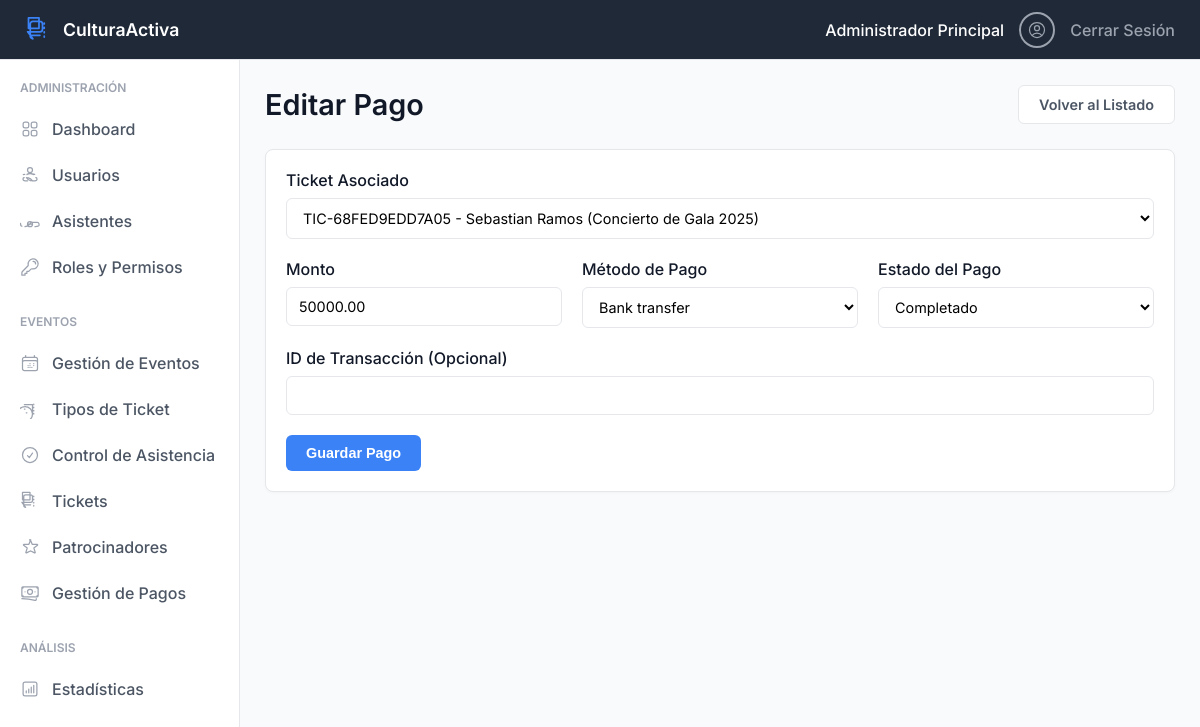
Screenshot of /admin/pago_gestionar.php?id=2 (signed in) with the database file from the repository.
### tables this page shows
CREATE TABLE `pagos` (
  `id_pago` int(11) NOT NULL,
  `id_ticket` int(11) DEFAULT NULL,
  `monto` decimal(10,2) NOT NULL,
  `metodo` varchar(50) DEFAULT NULL COMMENT 'Credit card, Bank transfer (de gestion-de-pagos-*.jpg)',
  `estado` varchar(50) DEFAULT 'Pendiente' COMMENT 'Completado, Pendiente, Reembolsado',
  `fecha_pago` timestamp NOT NULL DEFAULT current_timestamp(),
  `id_transaccion` varchar(255) DEFAULT NULL
);

CREATE TABLE `tickets` (
  `id_ticket` int(11) NOT NULL,
  `numero_ticket` varchar(20) NOT NULL COMMENT 'Ej: CON-59552',
  `id_evento` int(11) DEFAULT NULL,
  `id_usuario` int(11) DEFAULT NULL COMMENT 'El asistente que compró',
  `id_tipo_ticket` int(11) DEFAULT NULL,
  `estado` varchar(50) DEFAULT 'Activo' COMMENT 'Activo, Usado (de tikets-*.png)',
  `escaneado` tinyint(1) DEFAULT 0,
  `fecha_compra` timestamp NOT NULL DEFAULT current_timestamp()
);

CREATE TABLE `usuarios` (
  `id_usuario` int(11) NOT NULL,
  `nombre_completo` varchar(255) NOT NULL,
  `email` varchar(255) NOT NULL,
  `password_hash` varchar(255) NOT NULL,
  `id_rol` int(11) DEFAULT NULL,
  `fecha_creacion` timestamp NOT NULL DEFAULT current_timestamp(),
  `estado` varchar(20) DEFAULT 'Activo',
  `telefono` varchar(20) DEFAULT NULL
);

CREATE TABLE `eventos` (
  `id_evento` int(11) NOT NULL,
  `nombre` varchar(255) NOT NULL,
  `descripcion` text DEFAULT NULL,
  `fecha_evento` datetime NOT NULL,
  `lugar` varchar(255) NOT NULL,
  `id_organizador` int(11) DEFAULT NULL,
  `fecha_publicacion` timestamp NOT NULL DEFAULT current_timestamp(),
  `estado` varchar(50) DEFAULT 'Borrador',
  `capacidad` int(11) DEFAULT 500,
  `visibilidad` varchar(50) DEFAULT 'Público'
);

### admin/pago_gestionar.php (the view, shortened to what this page needs)
<?php
require '../includes/db_connection.php';
$id_pago = $_GET['id'] ?? null;
$is_editing = ($id_pago !== null);
$pago = [
    'id_ticket' => '',
    'monto' => '0.00',
    'metodo' => 'Bank transfer',
    'estado' => 'Pendiente',
    'id_transaccion' => ''
];
if ($is_editing) {
    $stmt = $pdo->prepare("SELECT * FROM pagos WHERE id_pago = ?");
    $stmt->execute([$id_pago]);
    $data = $stmt->fetch();
    if ($data) {
        $pago = $data;
    }
}
$stmt_tickets = $pdo->query("
    SELECT
        t.id_ticket, t.numero_ticket,
        u.nombre_completo as asistente_nombre,
        e.nombre as evento_nombre
    FROM tickets t
    JOIN usuarios u ON t.id_usuario = u.id_usuario
    JOIN eventos e ON t.id_evento = e.id_evento
    ORDER BY t.id_ticket DESC
");
$tickets = $stmt_tickets->fetchAll();
include '../includes/header.php';
include '../includes/sidebar.php';
?>
<main class="content">
    <div class="header-bar">
        <h1><?php echo $is_editing ? 'Editar Pago' : 'Crear Nuevo Pago'; ?></h1>
        <a href="pagos.php" class="btn btn-secondary">Volver al Listado</a>
    </div>
    <div class="card">
        <div class="card-body">
            <form action="pago_gestionar.php<?php if ($is_editing) echo '?id=' . $id_pago; ?>" method="POST">
                <div class="form-group">
                    <label for="id_ticket">Ticket Asociado</label>
                    <select id="id_ticket" name="id_ticket" class="form-control" required>
                        <?php foreach ($tickets as $ticket): ?>
                            <option value="<?php echo $ticket['id_ticket']; ?>" <?php if ($pago['id_ticket'] == $ticket['id_ticket']) echo 'selected'; ?>>
                                <?php echo htmlspecialchars($ticket['numero_ticket'] . ' - ' . $ticket['asistente_nombre'] . ' (' . $ticket['evento_nombre'] . ')'); ?>
                            </option>
                        <?php endforeach; ?>
                    </select>
                </div>
                <div class="form-grid-3">
                    <div class="form-group">
                        <label for="monto">Monto</label>
                        <input type="number" step="0.01" id="monto" name="monto" class="form-control" value="<?php echo htmlspecialchars($pago['monto']); ?>" required>
                    </div>
                    <div class="form-group">
                        <label for="metodo">Método de Pago</label>
                        <select id="metodo" name="metodo" class="form-control" required>
                            <option value="Bank transfer" <?php if ($pago['metodo'] == 'Bank transfer') echo 'selected'; ?>>Bank transfer</option>
                        </select>
                    </div>
                    <div class="form-group">
                        <label for="estado">Estado del Pago</label>
                        <select id="estado" name="estado" class="form-control" required>
                            <option value="Completado" <?php if ($pago['estado'] == 'Completado') echo 'selected'; ?>>Completado</option>
                        </select>
                    </div>
                </div>
                <div class="form-group">
                    <label for="id_transaccion">ID de Transacción (Opcional)</label>
                    <input type="text" id="id_transaccion" name="id_transaccion" class="form-control" value="<?php echo htmlspecialchars($pago['id_transaccion']); ?>">
                </div>
                <button type="submit" class="btn btn-primary">Guardar Pago</button>
            </form>
        </div>
    </div>
</main>
<?php include '../includes/footer.php'; ?>

### public/css/style.css (style rules this page uses)
:root { --primary-blue: #3B82F6; --primary-light-blue: #EFF6FF; --dark-blue-grey: #1F2937; --background-body: #F9FAFB; --card-bg: #FFFFFF; --border-light: #E5E7EB; --text-title: #111827; --text-body: #4B5563; --text-muted: #9CA3AF; --success-green: #10B981; --success-bg: #D1FAE5; --danger-red: #EF4444; --danger-bg: #FEE2E2; --warning-orange: #F59E0B; --warning-bg: #FFFBEB; --info-purple: #8B5CF6; --info-bg: #EDE9FE; }
body, html { margin: 0; padding: 0; font-family: 'Inter', -apple-system, BlinkMacSystemFont, "Segoe UI", Roboto, "Helvetica Neue", Arial, sans-serif; background-color: var(--background-body); color: var(--text-body); }
* { box-sizing: border-box; }
body { padding-top: 60px; padding-left: 240px; }
.header-bar { display: flex; justify-content: space-between; align-items: center; margin-bottom: 25px; }
.header-bar h1 { margin: 0; font-size: 1.8rem; color: var(--text-title); font-weight: 600; }
.card { background-color: var(--card-bg); border-radius: 8px; border: 1px solid var(--border-light); box-shadow: 0 1px 3px rgba(0, 0, 0, 0.03); margin-bottom: 20px; }
.card-body { padding: 20px; }
.btn { padding: 10px 20px; border: none; border-radius: 6px; cursor: pointer; text-decoration: none; font-size: 0.9rem; font-weight: 600; display: inline-block; transition: all 0.2s ease; }
.btn-primary { background-color: var(--primary-blue); color: white; }
.btn-secondary { background-color: var(--card-bg); color: var(--text-body); border: 1px solid var(--border-light); }
.form-group { margin-bottom: 20px; }
.form-group label { display: block; margin-bottom: 8px; font-weight: 500; color: var(--text-title); }
.form-control { width: 100%; padding: 10px 12px; border: 1px solid var(--border-light); border-radius: 6px; font-size: 0.9rem; font-family: 'Inter', sans-serif; background-color: var(--card-bg); }
.form-grid-3 { display: grid; grid-template-columns: 1fr 1fr 1fr; gap: 20px; }

### rows the page displays
pagos: id_ticket "TIC-68FED9EDD7A05 - Sebastian Ramos (Concierto de Gala 2025)", monto "50000.00", metodo "Bank transfer", estado "Completado"

### other values shown
$_SESSION['user_name'] "Administrador Principal"
